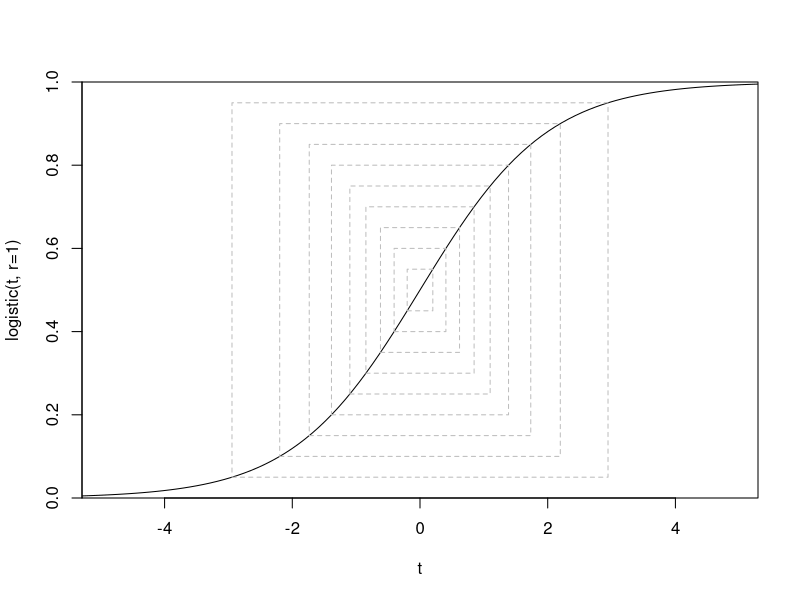
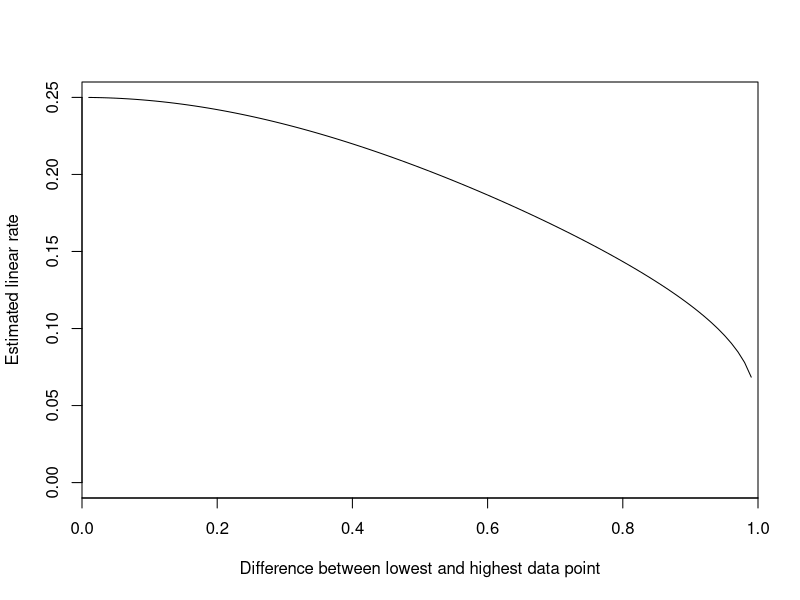
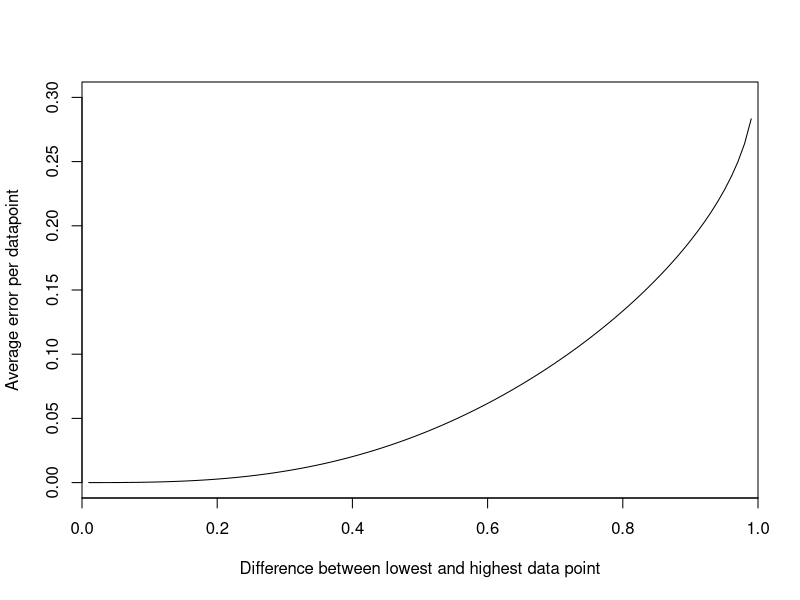
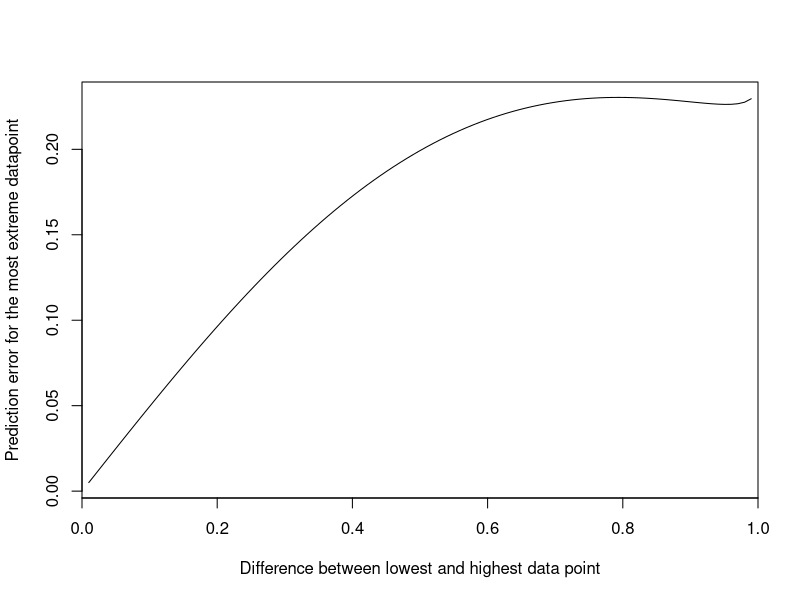

The R source for these figures, in order:
## ---- chunk 1
logistic <- function(t, r=1, t0=0)
  plogis(t, t0, 1/r)
#  1/(1+exp(-r*(t-t0)))

# returns the overall time needed for the logistic function to cover the amount
# of growth specified by bulk, i.e. the time it takes to go from 0.5-bulk/2 to
# 0.5+bulk/2
bulkofchange <- function(bulk, rate=1) {
  threshold <- (1+bulk)/2
  -2*log((1-threshold)/threshold)/rate
}

lfit <- function(b, rate=1, what="coefficients") {
  t <- bulkofchange(b, rate)
  ts <- -100:100 * (t/100)
  lm.fit(as.matrix(ts), logistic(ts, rate))[[what]]
}

bulk <- c(10, 20, 30, 40, 50, 60, 70, 80, 90)

limit <- bulkofchange(0.99)/2
curve(logistic, from=-limit, to=limit, xaxs="i", yaxs="i", xlab="t", ylab="logistic(t, r=1)", ylim=0:1)

d <- data.frame(bulk=bulk/100, time=bulkofchange(bulk/100), linear.fit=sapply(bulk/100, lfit))

null <- mapply(function(b,t){rect(-t/2, 0.5-b/2, t/2, 0.5+b/2, lty=2, border="gray")}, d$bulk, d$time)

knitr::kable(data.frame(bulk=paste(bulk, "%", sep=""), time=paste(round(d$time, digits=3), "r", sep="/"), linear.fit=paste(round(d$linear.fit, digits=4), "\\*", "r")))
## ---- chunk 2
curve({sapply(x, lfit)}, from=0.01, to=0.99, xaxs="i", xlim=0:1, ylim=c(0, 0.25), xlab="Difference between lowest and highest data point", ylab="Estimated linear rate")

curve({sapply(x, function(x)sum(abs(0.5-lfit(x,what="residuals"))))/101}, from=0.01, to=0.99, xaxs="i", xlim=0:1, ylim=c(0, 0.3), xlab="Difference between lowest and highest data point", ylab="Average error per datapoint")

curve({sapply(x, function(x)-x/2-lfit(x,what="fitted.values")[1])}, from=0.01, to=0.99, xaxs="i", xlim=0:1, xlab="Difference between lowest and highest data point", ylab="Prediction error for the most extreme datapoint")
